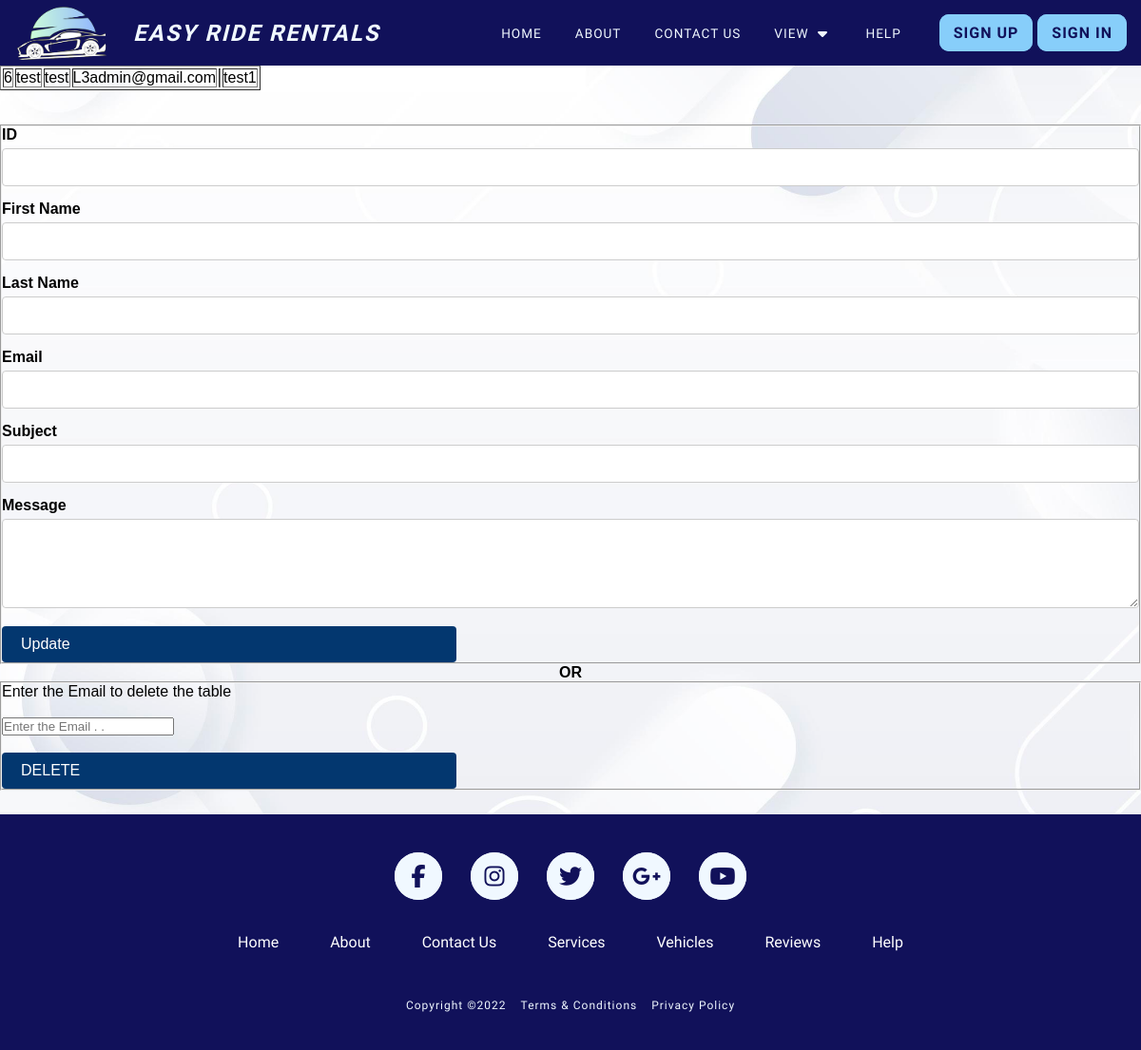
/contact_us_page/read.php, run on the app's committed database.
### tables this page shows
CREATE TABLE `contact_requests` (
  `id` int(11) NOT NULL,
  `firstname` varchar(50) NOT NULL,
  `lastname` varchar(50) NOT NULL,
  `email` varchar(100) NOT NULL,
  `message` text NOT NULL,
  `created_at` timestamp NOT NULL DEFAULT current_timestamp()
);

### contact_us_page/read.php (the view, shortened to what this page needs)
<?php
    require '../includes/config.php';
?>
<!DOCTYPE html>
<html lang="en">
<head>
    <link rel="stylesheet" href="./ContactUs.css">
</head>
<body>
    <?php
        include_once "../includes/header.php";
    ?>
    <?php
        $sql = "SELECT * FROM contact_requests";
        $result = $conn->query($sql);
            if($result-> num_rows > 0 )
            {
                echo "<table border= '1'>";
                while($row=$result->fetch_assoc())
                {
                    echo "<tr>";
                    echo "<td>".$row["id"]."</td>"."<td>".$row["firstname"]."</td>"."<td>".$row["lastname"]."</td>"."<td>".$row["email"]."</td>"."<td>".$row["subject"]."</td>"."<td>".$row["message"]."</td>";
                    echo "</tr>";
                }
                echo "</table>";
            }
            else {
                echo "No results";
            }
    ?>
    <br><br>
    <fieldset>
                <form method="post" action="./update.php" >
                <div class="group-form">
                    <label for="ID">ID</label>
                    <input type="text" id="ID" name="ID" required>
                </div>
                <div class="group-form">
                    <label for="firstname">First Name</label>
                    <input type="text" id="firstname" name="firstname" required>
                </div>
                <div class="group-form">
                    <label for="lastname">Last Name</label>
                    <input type="text" id="lastname" name="lastname" required>
                </div>
                <div class="group-form">
                    <label for="email">Email</label>
                    <input type="email" id="email" name="email" required>
                </div>
                <div class="group-form">
                    <label for="subject">Subject</label>
                    <input type="text" id="subject" name="subject" required>
                </div>
                <div class="group-form">
                    <label for="message">Message</label>
                    <textarea id="message" name="message" rows="4" required></textarea>
                </div>
                <button type="submit" value="update" style="text-decoration: none; color:white;">Update</button>
                </form>
    </fieldset>
                    <p style = "text-align:center;"><b>OR</b></p>
    <fieldset>
            <form method="post" action="./delete.php" >
                <lable class="label">Enter the Email to  delete the table</lable><br><br>
                <input type="email" name="user_email" placeholder="Enter the Email . . "><br><br>
                <button type="submit" value="delete"><a href="delete.php" style="text-decoration: none; color:white;">DELETE</button>
            </form>
    </fieldset>
    <?php
        include_once "../includes/footer.php";
    ?>
</body>
</html>

### contact_us_page/ContactUs.css (style rules this page uses)
body { font-family: Arial, sans-serif; margin: 0; padding: 0; box-sizing: border-box; background-image: url(../images/contact_us_bg.jpg); background-size: cover; background-attachment: fixed; background-position: center; background-repeat: no-repeat; height: 100%; margin: 0; }
.group-form { margin-bottom: 15px; text-align: left; }
.group-form label { display: block; margin-bottom: 5px; font-weight: bold; }
.group-form input, .group-form textarea { width: 100%; padding: 10px; border: 1px solid #ccc; border-radius: 4px; font-size: 16px; }
button[type = "submit"] { width: 40%; background-color: rgb(3, 55, 111); color: white; border: none; border-radius: 4px; cursor: pointer; display: flex; gap: 20px; padding: 10px 20px; font-size: 16px; }

### includes/styles/headerStyles.css (style rules this page uses)
* { margin: 0; padding: 0; position: relative; }
a { text-decoration: none; color: inherit; }

### includes/styles/footerStyles.css (style rules this page uses)
* { margin: 0; padding: 0; box-sizing: border-box; }
a { color: inherit; text-decoration: none; }

### data on the page
contact_requests: id "6", firstname "test", lastname "test", email "L3admin@gmail.com", message "test1"
